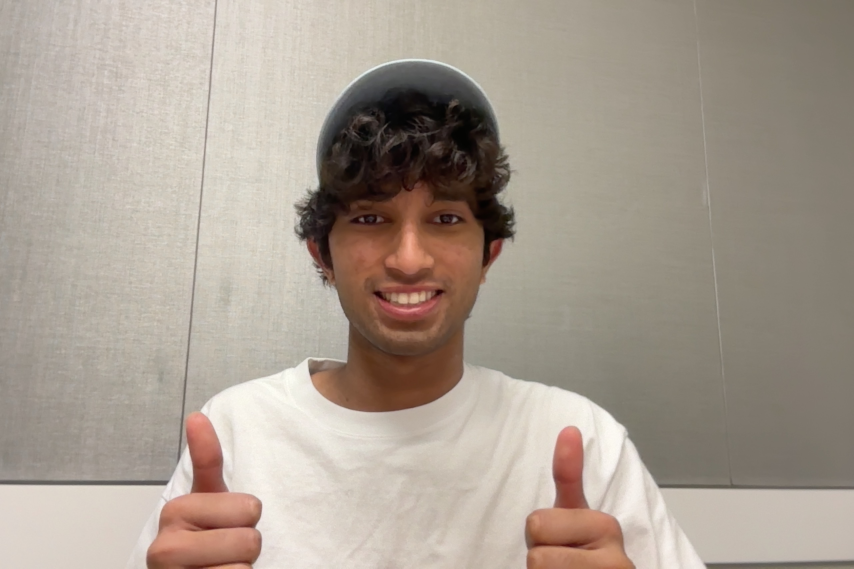
#> input picture photosofnikhil/Photo on 2-13-26 at 11.53 PM.jpg, 2560 x 1706 px (shown at 1/3 size)
$ python -i deepfake_detector.py   (imports and definitions only)
#> lines starting #> are read from the running program, lines starting #| are printed output that depends on the picture; after the words box and inside, x2 and y2 are one past the last pixel; in counts of white or black regions, pixels touching at a corner belong together
### deepfake/core/config.py
"""
Configuration bridge for the deepfake detection module.

Exposes a ``settings`` object with the same interface that the deepfake
module's code expects, but reads values from the project-wide
``config.settings`` and environment variables.
"""

from __future__ import annotations

import os
from dataclasses import dataclass, field
from pathlib import Path

from dotenv import load_dotenv

#Load .env from project root (same as config/settings.py)
_project_root = Path(__file__).resolve().parent.parent.parent
load_dotenv(_project_root / ".env")


@dataclass
class DeepfakeSettings:
    """Settings specific to the deepfake detection module."""

    #API Keys (shared with main config)
    anthropic_api_key: str = ""
    brightdata_api_token: str = ""
    brightdata_browser_auth: str = ""

    #Face matching
    face_match_threshold: float = 0.35

    #Deepfake detection
    deepfake_flag_threshold: float = 0.6
    deepfake_high_confidence_threshold: float = 0.8

    #Search limits
    max_candidates_per_search: int = 50

    #Concurrency
    image_download_concurrency: int = 10
    deepfake_analysis_concurrency: int = 3

    #Server (inherited from main config)
    host: str = "127.0.0.1"
    port: int = 8000

    #Paths — scoped under the project's output directory
    project_root: Path = _project_root
    output_dir: Path = field(default_factory=lambda: _project_root / "output" / "deepfake")
    upload_dir: Path = field(
        default_factory=lambda: _project_root / "output" / "deepfake" / "uploads"
    )
    evidence_dir: Path = field(
        default_factory=lambda: _project_root / "output" / "deepfake" / "evidence"
    )

    def __post_init__(self) -> None:
        self.anthropic_api_key = os.getenv("ANTHROPIC_API_KEY", self.anthropic_api_key)
        self.brightdata_api_token = os.getenv(
            "BRIGHTDATA_API_TOKEN", self.brightdata_api_token
        )
        self.brightdata_browser_auth = os.getenv(
            "BRIGHTDATA_BROWSER_AUTH", self.brightdata_browser_auth
        )
        self.face_match_threshold = float(
            os.getenv("FACE_MATCH_THRESHOLD", str(self.face_match_threshold))
        )
        self.deepfake_flag_threshold = float(
            os.getenv("DEEPFAKE_FLAG_THRESHOLD", str(self.deepfake_flag_threshold))
        )
        self.deepfake_high_confidence_threshold = float(
            os.getenv(
                "DEEPFAKE_HIGH_CONFIDENCE_THRESHOLD",
                str(self.deepfake_high_confidence_threshold),
            )
        )
        self.max_candidates_per_search = int(
            os.getenv("MAX_CANDIDATES_PER_SEARCH", str(self.max_candidates_per_search))
        )
        self.image_download_concurrency = int(
            os.getenv("IMAGE_DOWNLOAD_CONCURRENCY", str(self.image_download_concurrency))
        )
        self.deepfake_analysis_concurrency = int(
            os.getenv(
                "DEEPFAKE_ANALYSIS_CONCURRENCY",
                str(self.deepfake_analysis_concurrency),
            )
        )

        #Read host/port from main config
        self.host = os.getenv("HOST", self.host)
        self.port = int(os.getenv("PORT", str(self.port)))

        #Ensure output directories exist
        self.output_dir.mkdir(parents=True, exist_ok=True)
        self.upload_dir.mkdir(parents=True, exist_ok=True)
        self.evidence_dir.mkdir(parents=True, exist_ok=True)


#Singleton settings instance
settings = DeepfakeSettings()

### deepfake/core/deepfake_detector.py
"""
Multi-signal deepfake detection pipeline.

Combines three independent analysis signals:
1. Claude Vision artifact analysis (weight: 0.50)
2. EXIF/metadata forensic analysis (weight: 0.20)
3. Frequency domain (DCT) spectral analysis (weight: 0.30)

Each signal produces a 0-1 probability score. The final deepfake_probability
is a weighted ensemble of all signals.
"""

from __future__ import annotations

import asyncio
import base64
import io
import json
import logging
import math
from dataclasses import dataclass, field
from pathlib import Path
from typing import Any, Optional

import anthropic
import numpy as np
from PIL import Image
from PIL.ExifTags import TAGS, GPSTAGS

from deepfake.core.config import settings

logger = logging.getLogger(__name__)


#---------------------------------------------------------------------------
#Data models
#---------------------------------------------------------------------------

@dataclass
class VisionAnalysisResult:
    """Result from Claude Vision deepfake analysis."""

    is_likely_deepfake: bool
    confidence: float  # 0-1
    artifacts_found: list[str] = field(default_factory=list)
    reasoning: str = ""
    raw_response: str = ""


@dataclass
class MetadataAnalysisResult:
    """Result from EXIF/metadata forensic analysis."""

    score: float  # 0-1 deepfake probability
    has_camera_exif: bool = False
    has_ai_signatures: bool = False
    ai_tool_detected: str = ""
    exif_stripped: bool = False
    suspicious_fields: list[str] = field(default_factory=list)
    raw_metadata: dict = field(default_factory=dict)


@dataclass
class FrequencyAnalysisResult:
    """Result from DCT frequency domain analysis."""

    score: float  # 0-1 deepfake probability
    spectral_energy_ratio: float = 0.0  # High-freq / total energy
    has_periodic_artifacts: bool = False
    has_spectral_gap: bool = False
    details: str = ""


@dataclass
class DeepfakeAnalysisResult:
    """Combined result from all three analysis signals."""

    deepfake_probability: float  # 0-1 weighted ensemble score
    threat_level: str  # "low", "medium", "high", "critical"
    vision: VisionAnalysisResult | None = None
    metadata: MetadataAnalysisResult | None = None
    frequency: FrequencyAnalysisResult | None = None

    #Source info
    image_path: str = ""
    source_url: str = ""

    # [10 lines left out: function compute_threat_level, not called in this run]


#---------------------------------------------------------------------------
#Signal 1: Claude Vision Analysis
#---------------------------------------------------------------------------

VISION_ANALYSIS_PROMPT = """You are an expert forensic analyst specializing in detecting AI-generated and deepfake images. Analyze this image carefully for signs that it is AI-generated, a face swap, or otherwise synthetically manipulated.

Look specifically for these artifact categories:

1. **Skin Texture**: Unnatural smoothness, plastic/waxy appearance, lack of pores or fine details
2. **Lighting & Shadows**: Inconsistent lighting direction on face vs. background, missing or impossible shadows
3. **Facial Symmetry**: Unnatural perfect symmetry OR asymmetric distortions in ears, teeth, hairline
4. **Blending Boundary**: Visible seams, color mismatches, or blur artifacts where the face meets neck/hair/background
5. **Eyes**: Mismatched eye reflections/catchlights, irregular pupil shapes, different iris patterns
6. **Hair & Ears**: Melting/morphing hair strands, distorted ear shapes, inconsistent hair-skin boundary
7. **Background**: Warped geometry near face edges, impossible patterns, blurred regions that shouldn't be
8. **Overall Coherence**: Body proportions mismatch, resolution inconsistencies, temporal artifacts

Respond ONLY with valid JSON in this exact format:
{
  "is_likely_deepfake": true/false,
  "confidence": 0.0-1.0,
  "artifacts_found": ["brief description of each artifact"],
  "reasoning": "2-3 sentence explanation of your analysis"
}"""


class VisionAnalyzer:
    """Analyze images for deepfake artifacts using Claude's vision capabilities."""

    def __init__(self):
        self._client: Optional[anthropic.AsyncAnthropic] = None

    # [6 lines left out: function _get_client, not called in this run]

    async def analyze(self, image_path: str | Path) -> VisionAnalysisResult:
        """
        Analyze an image for deepfake artifacts using Claude Vision.

        Args:
            image_path: path to the image file.

        Returns:
            VisionAnalysisResult with confidence score and detected artifacts.
        """
        logger.info("Vision analysis: %s", image_path)
        client = self._get_client()

        #Read and encode image
        path = Path(image_path)
        with open(path, "rb") as f:
            image_data = base64.b64encode(f.read()).decode("utf-8")

        #Determine media type
        suffix = path.suffix.lower()
        media_types = {
            ".jpg": "image/jpeg",
            ".jpeg": "image/jpeg",
            ".png": "image/png",
            ".gif": "image/gif",
            ".webp": "image/webp",
        }
        media_type = media_types.get(suffix, "image/jpeg")

        try:
            response = await client.messages.create(
                model="claude-sonnet-4-20250514",
                max_tokens=1024,
                messages=[
                    {
                        "role": "user",
                        "content": [
                            {
                                "type": "image",
                                "source": {
                                    "type": "base64",
                                    "media_type": media_type,
                                    "data": image_data,
                                },
                            },
                            {
                                "type": "text",
                                "text": VISION_ANALYSIS_PROMPT,
                            },
                        ],
                    }
                ],
            )

            raw_text = response.content[0].text
            #Parse JSON from response (handle potential markdown wrapping)
            json_text = raw_text
            if "```json" in json_text:
                json_text = json_text.split("```json")[1].split("```")[0]
            elif "```" in json_text:
                json_text = json_text.split("```")[1].split("```")[0]

            data = json.loads(json_text.strip())

            return VisionAnalysisResult(
                is_likely_deepfake=data.get("is_likely_deepfake", False),
                confidence=float(data.get("confidence", 0.0)),
                artifacts_found=data.get("artifacts_found", []),
                reasoning=data.get("reasoning", ""),
                raw_response=raw_text,
            )

        except json.JSONDecodeError as e:
            logger.warning("Failed to parse vision response as JSON: %s", e)
            return VisionAnalysisResult(
                is_likely_deepfake=False,
                confidence=0.0,
                reasoning=f"JSON parse error: {e}",
                raw_response=raw_text if "raw_text" in dir() else "",
            )
        except Exception as e:
            logger.error("Vision analysis failed: %s", e)
            return VisionAnalysisResult(
                is_likely_deepfake=False,
                confidence=0.0,
                reasoning=f"Analysis error: {e}",
            )


#---------------------------------------------------------------------------
#Signal 2: EXIF / Metadata Analysis
#---------------------------------------------------------------------------

#Known AI tool metadata signatures
_AI_SIGNATURES = {
    #Software / tool indicators
    "stable diffusion": "Stable Diffusion",
    "dall-e": "DALL-E",
    "dall·e": "DALL-E",
    "midjourney": "Midjourney",
    "comfyui": "ComfyUI",
    "automatic1111": "Automatic1111",
    "invokeai": "InvokeAI",
    "novelai": "NovelAI",
    "adobe firefly": "Adobe Firefly",
    "generative fill": "Adobe Generative Fill",
    "ai_generated": "Generic AI",
    "synthetic_media": "Synthetic Media",
    "deepfacelab": "DeepFaceLab",
    "faceswap": "FaceSwap",
    "reface": "Reface",
}

#Camera EXIF tags that indicate authentic photography
_CAMERA_TAGS = {"Make", "Model", "LensModel", "FocalLength", "ExposureTime", "ISOSpeedRatings"}


class MetadataAnalyzer:
    """Analyze image EXIF/metadata for AI generation signatures."""

    # [116 lines left out: functions analyze, _extract_exif, _extract_png_text, _compute_score, not called in this run]


#---------------------------------------------------------------------------
#Signal 3: Frequency Domain (DCT) Analysis
#---------------------------------------------------------------------------

class FrequencyAnalyzer:
    """
    Analyze image frequency spectrum for GAN/diffusion artifacts.

    GAN-generated images often exhibit:
    - Periodic spectral artifacts (grid-like patterns in frequency domain)
    - Missing or suppressed high-frequency details
    - Characteristic spectral energy distribution differences
    """

    def analyze(self, image_path: str | Path) -> FrequencyAnalysisResult:
        """
        Perform DCT-based frequency analysis on an image.

        Args:
            image_path: path to the image file.

        Returns:
            FrequencyAnalysisResult with spectral metrics.
        """
        logger.info("Frequency analysis: %s", image_path)

        try:
            img = Image.open(image_path).convert("L")  # Grayscale
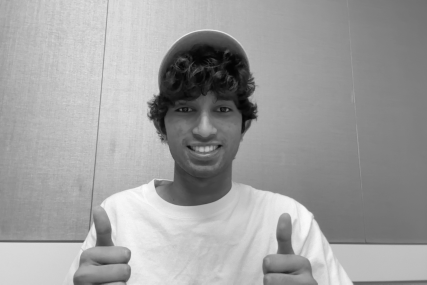
#> img: PIL image 2560x1706 L (shown at 1/6 size); min 2, max 254, mean 159.5
            img_array = np.array(img, dtype=np.float64)
        except Exception as e:
            logger.warning("Cannot load image for frequency analysis: %s", e)
            return FrequencyAnalysisResult(score=0.5, details=f"Load error: {e}")

        #Resize to standard size for consistent analysis
        from PIL import Image as PILImage
        if img_array.shape[0] != 256 or img_array.shape[1] != 256:
            img_resized = Image.fromarray(img_array.astype(np.uint8)).resize(
                (256, 256), Image.LANCZOS
            )
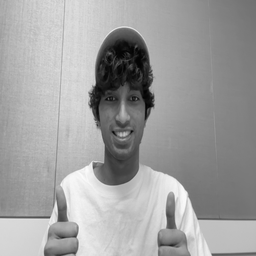
#> img_resized: PIL image 256x256 L; min 3, max 251, mean 159.5
            img_array = np.array(img_resized, dtype=np.float64)
#> img_array: shape (256, 256) float64

        #Compute 2D DCT via FFT
        spectrum = np.fft.fft2(img_array)
        spectrum_shifted = np.fft.fftshift(spectrum)
        magnitude = np.abs(spectrum_shifted)
        log_magnitude = np.log1p(magnitude)
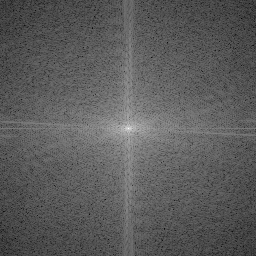
#> log_magnitude: shape (256, 256) float64; min 1.47, max 16.16, mean 6.77; drawn with min black and max white

        #Compute spectral energy distribution
        h, w = log_magnitude.shape
        center_y, center_x = h // 2, w // 2

        #Create radial distance map
        y_coords, x_coords = np.ogrid[:h, :w]
        distances = np.sqrt((y_coords - center_y) ** 2 + (x_coords - center_x) ** 2)
        max_radius = math.sqrt(center_x ** 2 + center_y ** 2)

        #Divide spectrum into low (inner 30%), mid (30-70%), high (outer 30%) frequency bands
        low_mask = distances <= (max_radius * 0.3)
        mid_mask = (distances > max_radius * 0.3) & (distances <= max_radius * 0.7)
        high_mask = distances > max_radius * 0.7

        total_energy = np.sum(log_magnitude)
#> total_energy = 443580.6
        low_energy = np.sum(log_magnitude[low_mask])
#> low_energy = 78620.4
        mid_energy = np.sum(log_magnitude[mid_mask])
#> mid_energy = 279864.9
        high_energy = np.sum(log_magnitude[high_mask])
#> high_energy = 85095.3

        if total_energy == 0:
            return FrequencyAnalysisResult(score=0.5, details="Zero total spectral energy")

        high_ratio = high_energy / total_energy
#> high_ratio = 0.192
        low_ratio = low_energy / total_energy
#> low_ratio = 0.177

        #Detect periodic artifacts: look for isolated peaks in the spectrum
        has_periodic = self._detect_periodic_artifacts(log_magnitude, center_y, center_x)

        #Detect spectral gap: GAN images often have a gap between mid and high frequencies
        has_gap = self._detect_spectral_gap(log_magnitude, distances, max_radius)

        #Compute score
        score = self._compute_score(high_ratio, low_ratio, has_periodic, has_gap)

        return FrequencyAnalysisResult(
            score=score,
            spectral_energy_ratio=float(high_ratio),
            has_periodic_artifacts=has_periodic,
            has_spectral_gap=has_gap,
            details=(
                f"Energy distribution: low={low_ratio:.3f}, "
                f"mid={mid_energy / total_energy:.3f}, high={high_ratio:.3f}. "
                f"Periodic artifacts: {'yes' if has_periodic else 'no'}. "
                f"Spectral gap: {'yes' if has_gap else 'no'}."
            ),
        )

    def _detect_periodic_artifacts(
        self,
        log_mag: np.ndarray,
        center_y: int,
        center_x: int,
    ) -> bool:
        """
        Detect periodic artifacts by looking for isolated peaks
        in the frequency spectrum (excluding DC component).
        """
#> called with center_y = 128, center_x = 128
        #Mask out the central DC component region
        h, w = log_mag.shape
        masked = log_mag.copy()
        dc_radius = min(h, w) // 20
        y_coords, x_coords = np.ogrid[:h, :w]
        dc_mask = (y_coords - center_y) ** 2 + (x_coords - center_x) ** 2 <= dc_radius ** 2
        masked[dc_mask] = 0
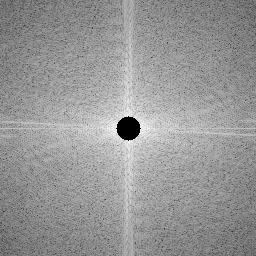
#> masked: shape (256, 256) float64; 0.67% of pixels changed, all inside (x1, y1, x2, y2) = (116, 116, 141, 141); drawn with min black and max white

        #Look for peaks significantly above the mean
        mean_val = np.mean(masked[masked > 0]) if np.any(masked > 0) else 0
#> mean_val = 6.74
        std_val = np.std(masked[masked > 0]) if np.any(masked > 0) else 1
#> std_val = 1.15

        if std_val == 0:
            return False

        #Count peaks more than 4 standard deviations above mean
        threshold = mean_val + 4.0 * std_val
#> threshold = 11.34
        peak_count = np.sum(masked > threshold)
#> peak_count = 0
#> in analyze, `has_periodic = self._detect_periodic_artifacts(log_magnitude, center_y..`: has_periodic = False

        #Periodic artifacts would create multiple symmetric peaks
        return peak_count > 8

    def _detect_spectral_gap(
        self,
        log_mag: np.ndarray,
        distances: np.ndarray,
        max_radius: float,
    ) -> bool:
        """
        Detect abnormal gaps in the spectral energy distribution.

        GANs sometimes produce images with sharp drop-offs in energy
        at certain frequency bands.
        """
#> called with max_radius = 181
        #Compute radial energy profile (average energy per radius band)
        num_bins = 50
        bin_edges = np.linspace(0, max_radius, num_bins + 1)
        radial_energy = np.zeros(num_bins)

        for i in range(num_bins):
            mask = (distances >= bin_edges[i]) & (distances < bin_edges[i + 1])
            if np.any(mask):
                radial_energy[i] = np.mean(log_mag[mask])
#> this loop made 50 passes
#> pass 1, in _detect_spectral_gap, `mask = (distances >= bin_edges[i]) & (distances < bin_edges[i + 1])`:
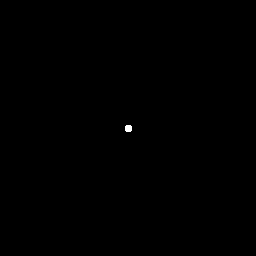
#> mask: shape (256, 256) bool; 0.07% white; 1 white region, box (x1, y1, x2, y2) and area: (125, 125, 132, 132) 45
#> after the loop, radial_energy = 50 values, max 12.61 at index 0, min 4.84 at index 48, mean 7.13

        #Smooth the profile
        kernel_size = 3
        if len(radial_energy) >= kernel_size:
            kernel = np.ones(kernel_size) / kernel_size
            smoothed = np.convolve(radial_energy, kernel, mode="same")
#> smoothed = 50 values, max 11.32 at index 1, min 3.26 at index 49, mean 7.02
#> (the rest of the program and of its run is left out)
